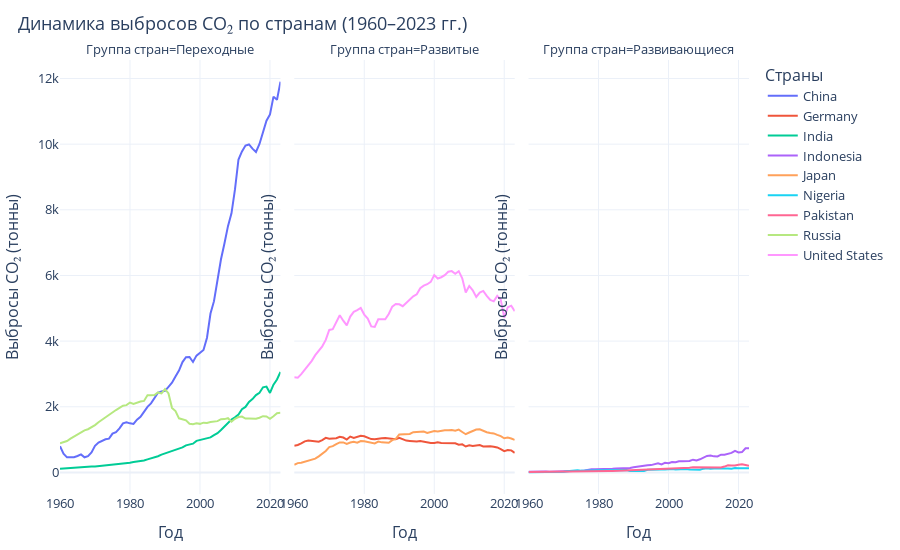

Notebook code cell kept with this figure:
### Markdown cell above
#### 8.3 Динамика выбросов CO₂ по отдельным странам

Анализируются траектории выбросов CO₂ для каждой страны в составе своей экономической группы, чтобы показать различия в динамике развития.

### Code cell
import plotly.express as px


def plot_country_co2_trends(df, year_col="year", co2_col="co2"):
    cols = [year_col, co2_col, "Name", "group"]
    data = df[[c for c in cols if c in df.columns]].dropna(subset=[year_col, co2_col])
    data = data[data[year_col].between(1960, 2023)]

    fig = px.line(
        data,
        x=year_col,
        y=co2_col,
        color="Name",
        facet_col="group",
        facet_col_wrap=3,
        title="Динамика выбросов CO₂ по странам (1960–2023 гг.)",
        labels={
            year_col: "Год",
            co2_col: "Выбросы CO₂ (тонны)",
            "Name": "Страна",
            "group": "Группа стран",
        },
        template="plotly_white",
    )

    fig.update_traces(mode="lines", line=dict(width=2))
    fig.update_layout(
        height=550,
        title_x=0.02,
        margin=dict(l=60, r=40, t=60, b=40),
        font=dict(size=13),
        hovermode="x unified",
        legend_title_text="Страны",
    )
    fig.update_xaxes(title="Год")
    fig.update_yaxes(title="Выбросы CO₂ (тонны)")
    fig.show()


plot_country_co2_trends(df_focus)
